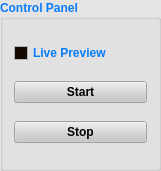
   <widget class="QGroupBox" name="groupBox">
    <property name="geometry">
     <rect>
      <x>10</x>
      <y>290</y>
      <width>161</width>
      <height>171</height>
     </rect>
    </property>
    <property name="palette">
     <palette>
      <active>
       <colorrole role="WindowText">
        <brush brushstyle="SolidPattern">
         <color alpha="255">
          <red>7</red>
          <green>124</green>
          <blue>249</blue>
         </color>
        </brush>
       </colorrole>
       <colorrole role="Button">
        <brush brushstyle="SolidPattern">
         <color alpha="255">
          <red>199</red>
          <green>198</green>
          <blue>198</blue>
         </color>
        </brush>
       </colorrole>
       <colorrole role="Light">
        <brush brushstyle="SolidPattern">
         <color alpha="255">
          <red>255</red>
          <green>255</green>
          <blue>255</blue>
         </color>
        </brush>
       </colorrole>
       <colorrole role="Midlight">
        <brush brushstyle="SolidPattern">
         <color alpha="255">
          <red>227</red>
          <green>226</green>
          <blue>226</blue>
         </color>
        </brush>
       </colorrole>
       <colorrole role="Dark">
        <brush brushstyle="SolidPattern">
         <color alpha="255">
          <red>99</red>
          <green>99</green>
          <blue>99</blue>
         </color>
        </brush>
       </colorrole>
       <colorrole role="Mid">
        <brush brushstyle="SolidPattern">
         <color alpha="255">
          <red>133</red>
          <green>132</green>
          <blue>132</blue>
         </color>
        </brush>
       </colorrole>
       <colorrole role="Text">
        <brush brushstyle="SolidPattern">
         <color alpha="255">
          <red>0</red>
          <green>0</green>
          <blue>0</blue>
         </color>
        </brush>
       </colorrole>
       <colorrole role="BrightText">
        <brush brushstyle="SolidPattern">
         <color alpha="255">
          <red>255</red>
          <green>255</green>
          <blue>255</blue>
         </color>
        </brush>
       </colorrole>
       <colorrole role="ButtonText">
        <brush brushstyle="SolidPattern">
         <color alpha="255">
          <red>0</red>
          <green>0</green>
          <blue>0</blue>
         </color>
        </brush>
       </colorrole>
       <colorrole role="Base">
        <brush brushstyle="SolidPattern">
         <color alpha="255">
          <red>20</red>
          <green>10</green>
          <blue>0</blue>
         </color>
        </brush>
       </colorrole>
       <colorrole role="Window">
        <brush brushstyle="SolidPattern">
         <color alpha="255">
          <red>229</red>
          <green>228</green>
          <blue>228</blue>
         </color>
        </brush>
       </colorrole>
       <colorrole role="Shadow">
        <brush brushstyle="SolidPattern">
         <color alpha="255">
          <red>0</red>
          <green>0</green>
          <blue>0</blue>
         </color>
        </brush>
       </colorrole>
       <colorrole role="AlternateBase">
        <brush brushstyle="SolidPattern">
         <color alpha="255">
          <red>227</red>
          <green>226</green>
          <blue>226</blue>
         </color>
        </brush>
       </colorrole>
       <colorrole role="ToolTipBase">
        <brush brushstyle="SolidPattern">
         <color alpha="255">
          <red>255</red>
          <green>255</green>
          <blue>220</blue>
         </color>
        </brush>
       </colorrole>
       <colorrole role="ToolTipText">
        <brush brushstyle="SolidPattern">
         <color alpha="255">
          <red>0</red>
          <green>0</green>
          <blue>0</blue>
         </color>
        </brush>
       </colorrole>
      </active>
      <inactive>
       <colorrole role="WindowText">
        <brush brushstyle="SolidPattern">
         <color alpha="255">
          <red>7</red>
          <green>124</green>
          <blue>249</blue>
         </color>
        </brush>
       </colorrole>
       <colorrole role="Button">
        <brush brushstyle="SolidPattern">
         <color alpha="255">
          <red>199</red>
          <green>198</green>
          <blue>198</blue>
         </color>
        </brush>
       </colorrole>
       <colorrole role="Light">
        <brush brushstyle="SolidPattern">
         <color alpha="255">
          <red>255</red>
          <green>255</green>
          <blue>255</blue>
         </color>
        </brush>
       </colorrole>
       <colorrole role="Midlight">
        <brush brushstyle="SolidPattern">
         <color alpha="255">
          <red>227</red>
          <green>226</green>
          <blue>226</blue>
         </color>
        </brush>
       </colorrole>
       <colorrole role="Dark">
        <brush brushstyle="SolidPattern">
         <color alpha="255">
          <red>99</red>
          <green>99</green>
          <blue>99</blue>
         </color>
        </brush>
       </colorrole>
       <colorrole role="Mid">
        <brush brushstyle="SolidPattern">
         <color alpha="255">
          <red>133</red>
          <green>132</green>
          <blue>132</blue>
         </color>
        </brush>
       </colorrole>
       <colorrole role="Text">
        <brush brushstyle="SolidPattern">
         <color alpha="255">
          <red>0</red>
          <green>0</green>
          <blue>0</blue>
         </color>
        </brush>
       </colorrole>
       <colorrole role="BrightText">
        <brush brushstyle="SolidPattern">
         <color alpha="255">
          <red>255</red>
          <green>255</green>
          <blue>255</blue>
         </color>
        </brush>
       </colorrole>
       <colorrole role="ButtonText">
        <brush brushstyle="SolidPattern">
         <color alpha="255">
          <red>0</red>
          <green>0</green>
          <blue>0</blue>
         </color>
        </brush>
       </colorrole>
       <colorrole role="Base">
        <brush brushstyle="SolidPattern">
         <color alpha="255">
          <red>20</red>
          <green>10</green>
          <blue>0</blue>
         </color>
        </brush>
       </colorrole>
       <colorrole role="Window">
        <brush brushstyle="SolidPattern">
         <color alpha="255">
          <red>229</red>
          <green>228</green>
          <blue>228</blue>
         </color>
        </brush>
       </colorrole>
       <colorrole role="Shadow">
        <brush brushstyle="SolidPattern">
         <color alpha="255">
          <red>0</red>
          <green>0</green>
          <blue>0</blue>
         </color>
        </brush>
       </colorrole>
       <colorrole role="AlternateBase">
        <brush brushstyle="SolidPattern">
         <color alpha="255">
          <red>227</red>
          <green>226</green>
          <blue>226</blue>
         </color>
        </brush>
       </colorrole>
       <colorrole role="ToolTipBase">
        <brush brushstyle="SolidPattern">
         <color alpha="255">
          <red>255</red>
          <green>255</green>
          <blue>220</blue>
         </color>
        </brush>
       </colorrole>
       <colorrole role="ToolTipText">
        <brush brushstyle="SolidPattern">
         <color alpha="255">
          <red>0</red>
          <green>0</green>
          <blue>0</blue>
         </color>
        </brush>
       </colorrole>
      </inactive>
      <disabled>
       <colorrole role="WindowText">
        <brush brushstyle="SolidPattern">
         <color alpha="255">
          <red>99</red>
          <green>99</green>
          <blue>99</blue>
         </color>
        </brush>
       </colorrole>
       <colorrole role="Button">
        <brush brushstyle="SolidPattern">
         <color alpha="255">
          <red>199</red>
          <green>198</green>
          <blue>198</blue>
         </color>
        </brush>
       </colorrole>
       <colorrole role="Light">
        <brush brushstyle="SolidPattern">
         <color alpha="255">
          <red>255</red>
          <green>255</green>
          <blue>255</blue>
         </color>
        </brush>
       </colorrole>
       <colorrole role="Midlight">
        <brush brushstyle="SolidPattern">
         <color alpha="255">
          <red>227</red>
          <green>226</green>
          <blue>226</blue>
         </color>
        </brush>
       </colorrole>
       <colorrole role="Dark">
        <brush brushstyle="SolidPattern">
         <color alpha="255">
          <red>99</red>
          <green>99</green>
          <blue>99</blue>
         </color>
        </brush>
       </colorrole>
       <colorrole role="Mid">
        <brush brushstyle="SolidPattern">
         <color alpha="255">
          <red>133</red>
          <green>132</green>
          <blue>132</blue>
         </color>
        </brush>
       </colorrole>
       <colorrole role="Text">
        <brush brushstyle="SolidPattern">
         <color alpha="255">
          <red>99</red>
          <green>99</green>
          <blue>99</blue>
         </color>
        </brush>
       </colorrole>
       <colorrole role="BrightText">
        <brush brushstyle="SolidPattern">
         <color alpha="255">
          <red>255</red>
          <green>255</green>
          <blue>255</blue>
         </color>
        </brush>
       </colorrole>
       <colorrole role="ButtonText">
        <brush brushstyle="SolidPattern">
         <color alpha="255">
          <red>99</red>
          <green>99</green>
          <blue>99</blue>
         </color>
        </brush>
       </colorrole>
       <colorrole role="Base">
        <brush brushstyle="SolidPattern">
         <color alpha="255">
          <red>229</red>
          <green>228</green>
          <blue>228</blue>
         </color>
        </brush>
       </colorrole>
       <colorrole role="Window">
        <brush brushstyle="SolidPattern">
         <color alpha="255">
          <red>229</red>
          <green>228</green>
          <blue>228</blue>
         </color>
        </brush>
       </colorrole>
       <colorrole role="Shadow">
        <brush brushstyle="SolidPattern">
         <color alpha="255">
          <red>0</red>
          <green>0</green>
          <blue>0</blue>
         </color>
        </brush>
       </colorrole>
       <colorrole role="AlternateBase">
        <brush brushstyle="SolidPattern">
         <color alpha="255">
          <red>199</red>
          <green>198</green>
          <blue>198</blue>
         </color>
        </brush>
       </colorrole>
       <colorrole role="ToolTipBase">
        <brush brushstyle="SolidPattern">
         <color alpha="255">
          <red>255</red>
          <green>255</green>
          <blue>220</blue>
         </color>
        </brush>
       </colorrole>
       <colorrole role="ToolTipText">
        <brush brushstyle="SolidPattern">
         <color alpha="255">
          <red>0</red>
          <green>0</green>
          <blue>0</blue>
         </color>
        </brush>
       </colorrole>
      </disabled>
     </palette>
    </property>
    <property name="font">
     <font>
      <weight>75</weight>
      <bold>true</bold>
     </font>
    </property>
    <property name="autoFillBackground">
     <bool>true</bool>
    </property>
    <property name="title">
     <string>Control Panel</string>
    </property>
    <layout class="QGridLayout" name="gridLayout">
     <item row="2" column="0">
      <widget class="QPushButton" name="stop_cam_btn">
       <property name="text">
        <string>Stop</string>
       </property>
      </widget>
     </item>
     <item row="1" column="0">
      <widget class="QPushButton" name="start_cam_btn">
       <property name="text">
        <string>Start</string>
       </property>
      </widget>
     </item>
     <item row="0" column="0">
      <widget class="QCheckBox" name="livepreview">
       <property name="text">
        <string>Live Preview</string>
       </property>
       <property name="checked">
        <bool>false</bool>
       </property>
      </widget>
     </item>
    </layout>
   </widget>
